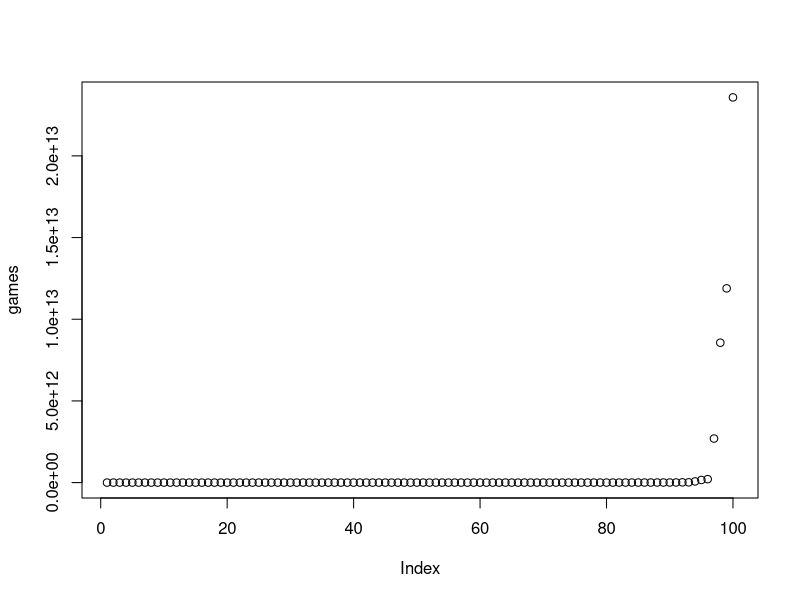
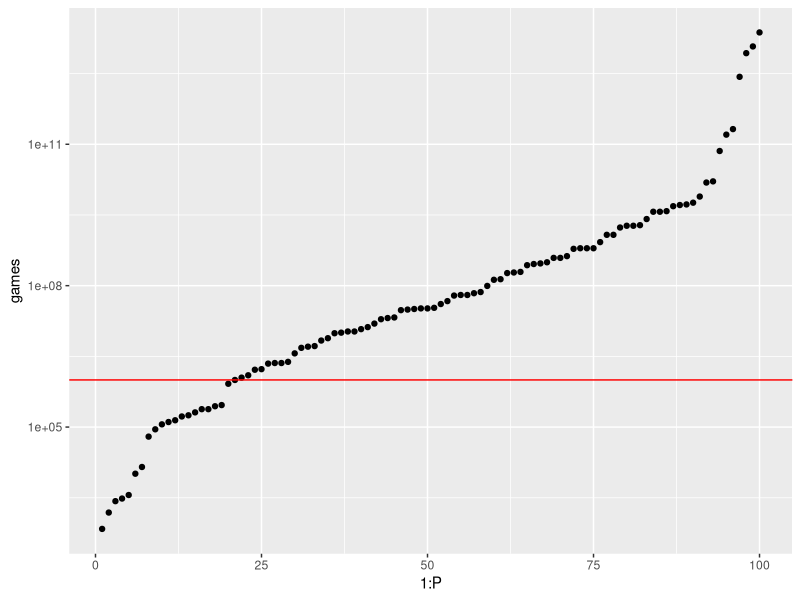
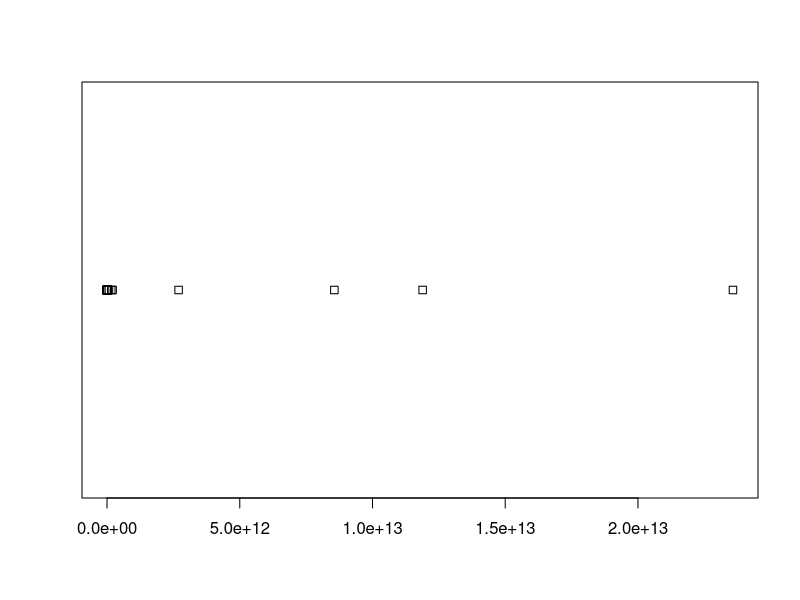

Reproduce these figures in R, in order.
# Should you bet?

# You have an X amount of money in the bank and you are thinking of playing a 
# game. You would throw a six-sided dice and:  
#   - If 1, you pay 50% of your current money.
# 
#   - If 6, you recieve 50% of your current money. 
# 
#   - If 2,3,4 or 5, you recieve 5% of your current money.
# 
#   - The dice is thrown 300 times.
###########
options(scipen = 0, digits = 4) #delete scientific notation
X <- 10^6 # inicial money
P <- 100  # number of times the game is played

play <- function(money){
  throws<-round(runif(300,1,6))
  for(pitch in throws){
    if(pitch == 1){
      money <- money - 0.5*money
    } 
    if(pitch == 6){
      money <- money + 0.5*money
    }
    if(pitch %in% c(2,3,4,5)){
      money <- money + 0.05*money
    }
  }
  return(money)
}
games <- sort(replicate(P, play(X))); games

# Plot
plot(games)
# Plot with adjusted scale
library(ggplot2)
dfgames <- data.frame(games)
ggplot(dfgames) +
  geom_point(aes(1:P,games)) +
    scale_y_log10() +
  geom_hline(aes(yintercept=X), color="red")
# Stripchart
stripchart(games)
# Range of values
range(games)
# expected rate of return for each throw knowing that:
# probability of 1/6 for a return of 50%
# probability of 4/6 for a return of 05%
# probability of 1/6 for a return of -50%
ER <- round(((1/6)*0.5+(4/6)*0.05-(1/6)*0.5)*100, 2)
cat(paste0("The expected rate of return for each throw is: ", ER, "%"))
# Even with a 3.3% expected gain for each throw, is not safe to play as we 
# would see:

t<-table(games<X)
percentageOfDefeats<- (t[[2]] / P) * 100
cat(paste0("Percentage of lost games: ", percentageOfDefeats,"%"))

t2<-table(games<=(X/2))
percentageOfDefeatsWithHalfTheMoneyOrLess <- (t2[[2]] / P) * 100
cat(paste0("Porcentaje of lost games that left with half of the initial money or less: ", percentageOfDefeatsWithHalfTheMoneyOrLess,"%"))

# CONCLUSION: No is not a safe bet to play:  aprox 25% of the times you lose half of your money
